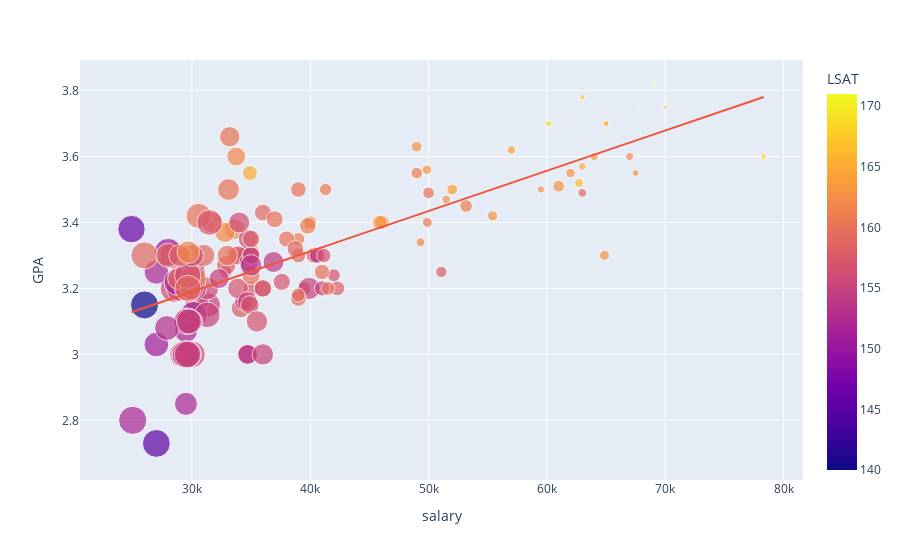

Notebook code cell kept with this figure:
### Code cell
px.scatter(df, 'salary', 'GPA', color='LSAT', size='rank', trendline='ols')

### Figure 1 — Plotly figure (JSON) as saved in the notebook; plotly's stock layout.template omitted (floating-point values rounded to 4 significant figures; data arrays with more than 128 entries replaced by an {"elided": "..."} marker saying what was removed)
{"data": [{"hovertemplate": "salary=%{x}<br>GPA=%{y}<br>rank=%{marker.size}<br>LSAT=%{marker.color}<extra></extra>", "legendgroup": "", "marker": {"color": {"elided": "156 int values"}, "coloraxis": "coloraxis", "size": {"elided": "156 int values"}, "sizemode": "area", "sizeref": 0.4375, "symbol": "circle"}, "mode": "markers", "name": "", "orientation": "v", "showlegend": false, "type": "scatter", "x": {"elided": "156 int values"}, "xaxis": "x", "y": {"elided": "156 float values"}, "yaxis": "y"}, {"hovertemplate": "<b>OLS trendline</b><br>GPA = 1.22173e-05 * salary + 2.82368<br>R<sup>2</sup>=0.546388<br><br>salary=%{x}<br>GPA=%{y} <b>(trend)</b><extra></extra>", "legendgroup": "", "marker": {"symbol": "circle"}, "mode": "lines", "name": "", "showlegend": false, "type": "scatter", "x": {"elided": "142 int values"}, "xaxis": "x", "y": {"elided": "142 float values"}, "yaxis": "y"}], "layout": {"coloraxis": {"colorbar": {"title": {"text": "LSAT"}}, "colorscale": [[0, "#0d0887"], [0.1111, "#46039f"], [0.2222, "#7201a8"], [0.3333, "#9c179e"], [0.4444, "#bd3786"], [0.5556, "#d8576b"], [0.6667, "#ed7953"], [0.7778, "#fb9f3a"], [0.8889, "#fdca26"], [1, "#f0f921"]]}, "legend": {"itemsizing": "constant", "tracegroupgap": 0}, "margin": {"t": 60}, "xaxis": {"anchor": "y", "domain": [0, 1], "title": {"text": "salary"}}, "yaxis": {"anchor": "x", "domain": [0, 1], "title": {"text": "GPA"}}}}
